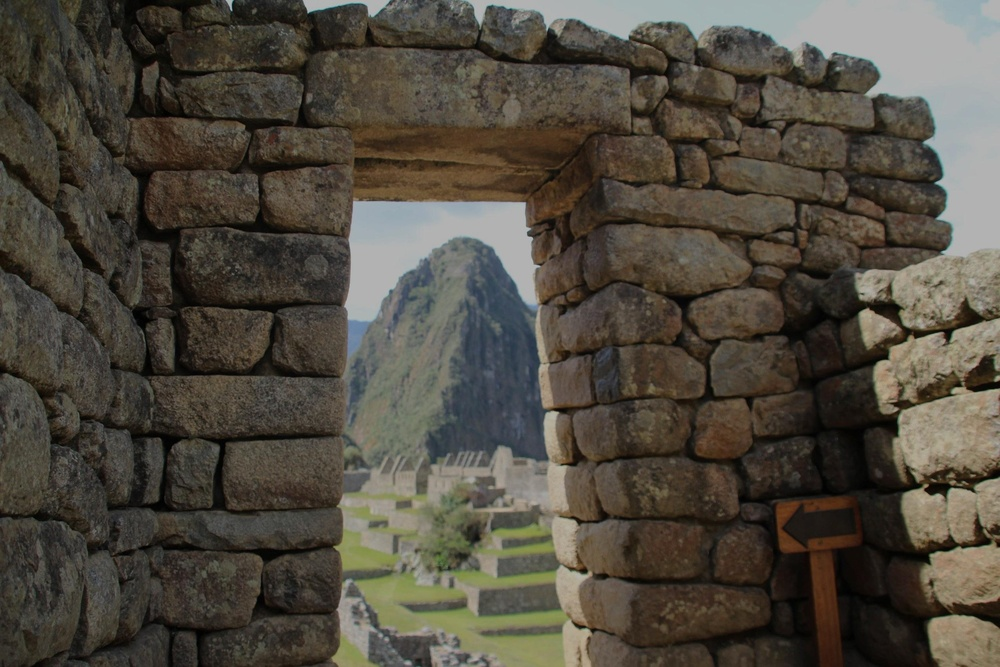
#> input picture result/darken.jpg, 1000 x 667 px, shrunk from 2560 x 1707 before the run
$ python cartoon.py
#> lines starting #> are read from the running program, lines starting #| are printed output that depends on the picture; after the words box and inside, x2 and y2 are one past the last pixel; in counts of white or black regions, pixels touching at a corner belong together
# https://github.com/evanemran/Python_Scripts/tree/main/Cartoonize

import cv2
import numpy as np
from tkinter.filedialog import *

# photo = askopenfilename()
img = cv2.imread('result/darken.jpg')
#> img is the input picture: shape (667, 1000, 3); mean B, G, R 63.9, 74.6, 80.2

grey = cv2.cvtColor(img, cv2.COLOR_BGR2GRAY)
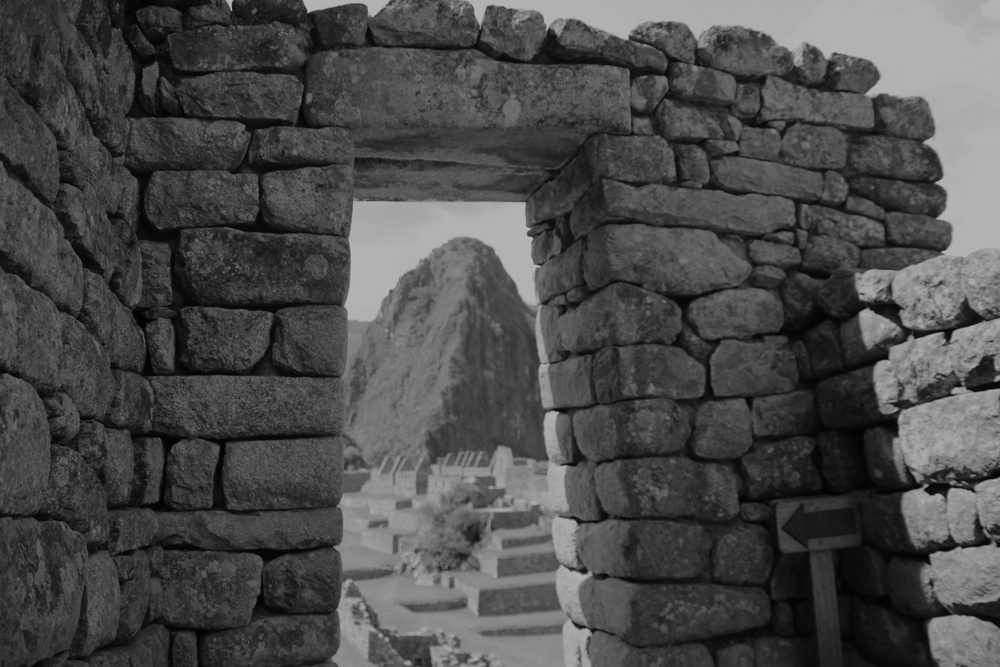
#> grey: shape (667, 1000); min 0, max 185, mean 75.1
grey = cv2.medianBlur(grey, 5)
edges = cv2.adaptiveThreshold(grey, 255, cv2.ADAPTIVE_THRESH_MEAN_C, cv2.THRESH_BINARY, 9, 9)
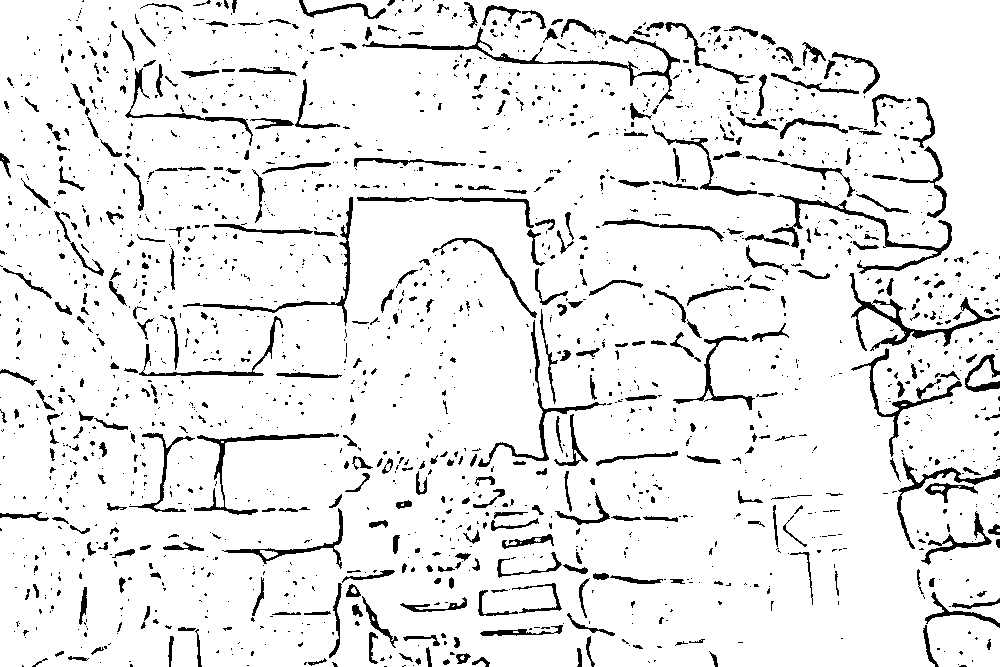
#> edges: shape (667, 1000); 91.8% white; 1803 black regions (1390 under 20 px), largest, box (x1, y1, x2, y2) and area: (362, 27, 680, 104) 1668, (849, 273, 1000, 351) 1509, (772, 194, 952, 274) 1504

#cartoonize
color = cv2.bilateralFilter(img, 9, 250, 250)
cartoon = cv2.bitwise_and(color, color, mask = edges)
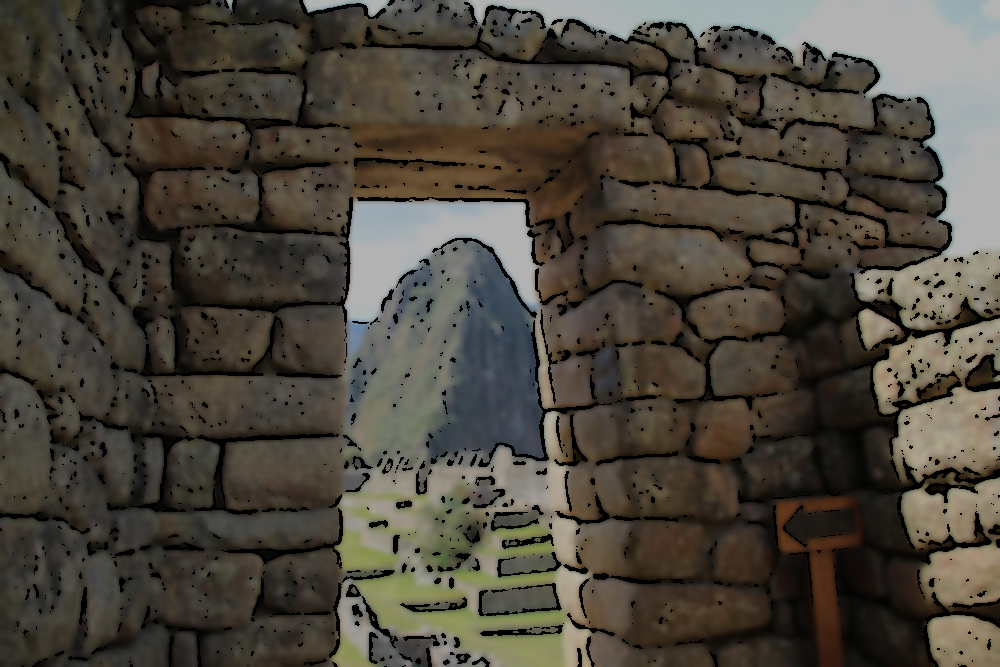
#> cartoon: shape (667, 1000, 3); mean B, G, R 60.2, 70.1, 75.3

# cv2.imshow("Image", img)
# cv2.imshow("Cartoon", cartoon)

#save
cv2.imwrite("result/cartoon.jpg", cartoon)
cv2.waitKey(0)
cv2.destroyAllWindows()

$ run again, with result/peru.jpg copied over result/darken.jpg
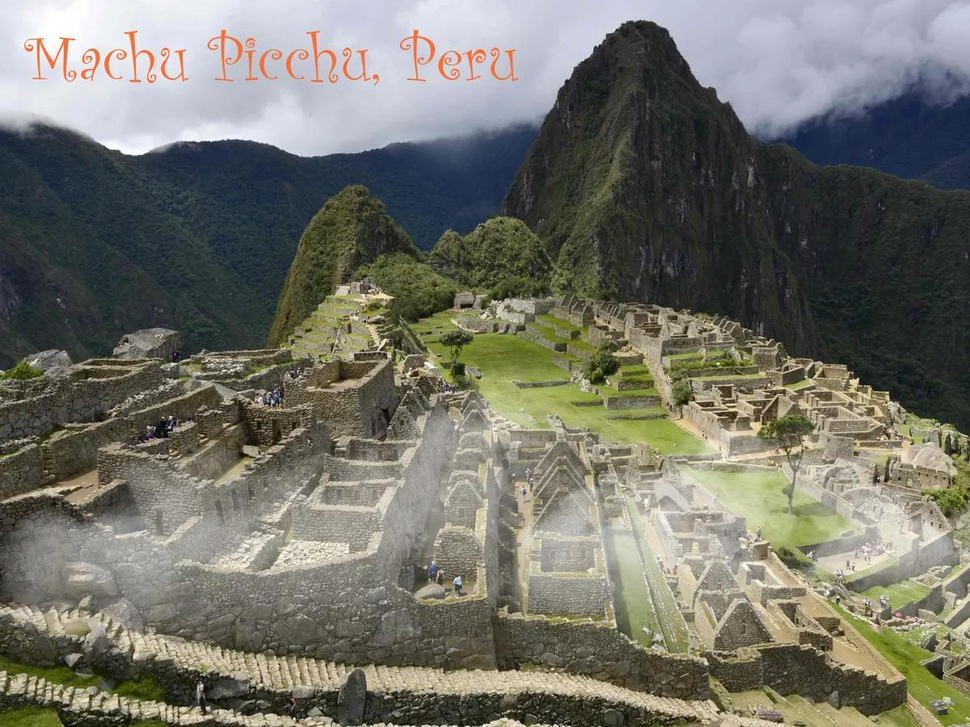
#> input picture result/peru.jpg, 970 x 727 px, shrunk from 1200 x 900 before the run
#> img is the input picture: shape (727, 970, 3); mean B, G, R 105.5, 115.5, 115.8
#> `edges = cv2.adaptiveThreshold(grey, 255, cv2.ADAPTIVE_THRESH_MEAN_C, c..`:
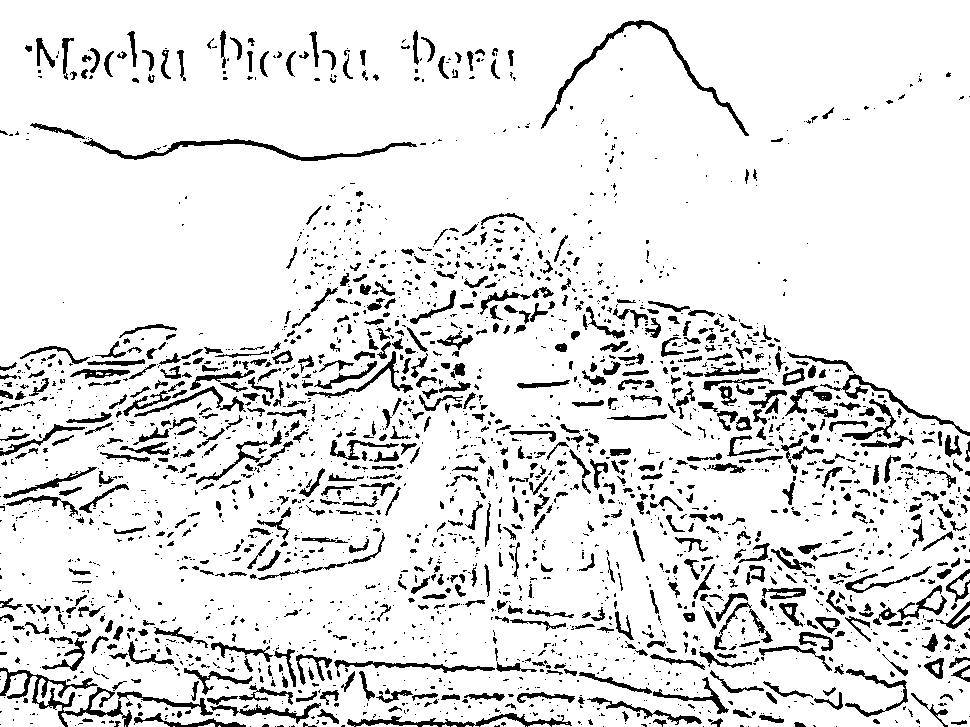
#> edges: shape (727, 970); 89.1% white; 2541 black regions (1768 under 20 px), largest, box (x1, y1, x2, y2) and area: (0, 667, 132, 727) 1682, (83, 138, 417, 161) 1392, (541, 20, 749, 136) 1334
#> `cartoon = cv2.bitwise_and(color, color, mask = edges)`:
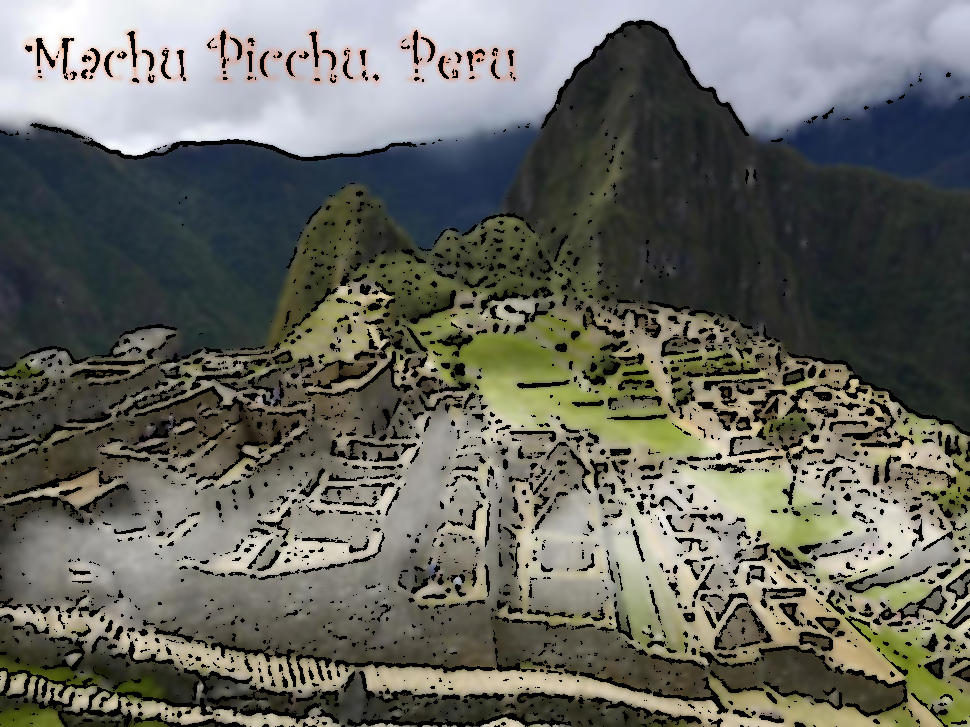
#> cartoon: shape (727, 970, 3); mean B, G, R 96.2, 104.1, 103.7
